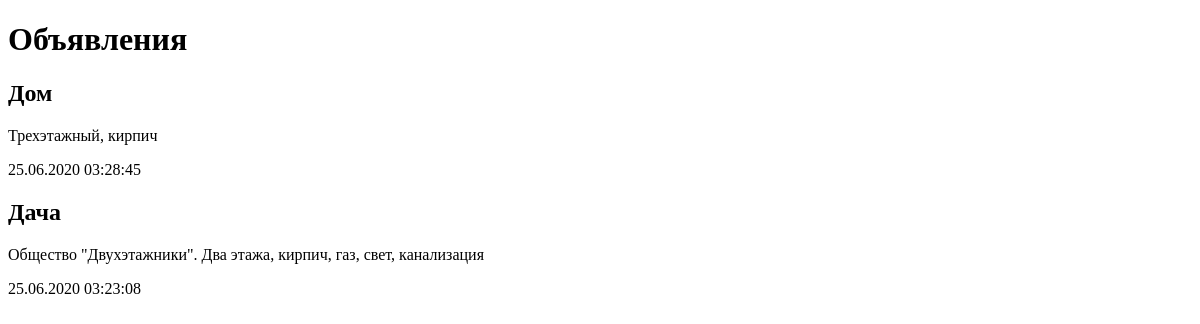
Page /bboard/ on the earlier database version.
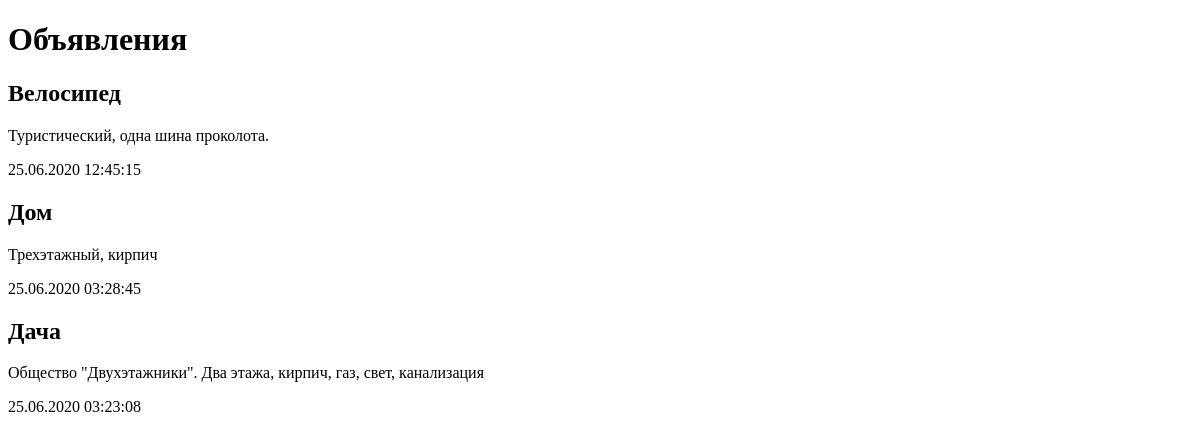
Same page on the later database version.
### bboard/models.py (models this page shows)
class Bb (models.Model):
    title = models.CharField(max_length=50, verbose_name='Товар')
    content = models.TextField(null=True, blank=True, verbose_name='Описание')
    price = models.FloatField(null=True, blank=True, verbose_name='Цена')
    published = models.DateTimeField(auto_now_add=True, db_index=True, verbose_name='Опубликовано')
    rubric = models.ForeignKey('Rubric', null=True, on_delete=models.PROTECT, verbose_name='Рубрика')
    class Meta:
        verbose_name_plural = 'Объявления'
        verbose_name = 'Объявления'
        ordering = ['-published']

### bboard/views.py (the view)
# urls.py: path('bboard/', index, name='index'),
def index(request):
    bbs = Bb.objects.all()
    rubrics = Rubric.objects.all()
    context = {'bbs': bbs, 'rubrics': rubrics}
    return render(request, 'bboard/index.html', context)

### bboard/templates/bboard/index.html (shortened to what this page needs)
<!DOCTYPE html>
<html lang="ru">
<head>
</head>
<body>
    <h1>Объявления</h1>
    {% for bb in bbs %}
    <div>
        <h2>{{ bb.title}}</h2>
        <p>{{ bb.content}}</p>
        <p>{{ bb.published|date:"d.m.Y H:i:s" }}</p>
    </div>
    {% endfor %}
</body>
</html>

Differences in the rows shown:
added Bb: title "Велосипед", content "Туристический, одна шина проколота.", published "25.06.2020 12:45:15"
